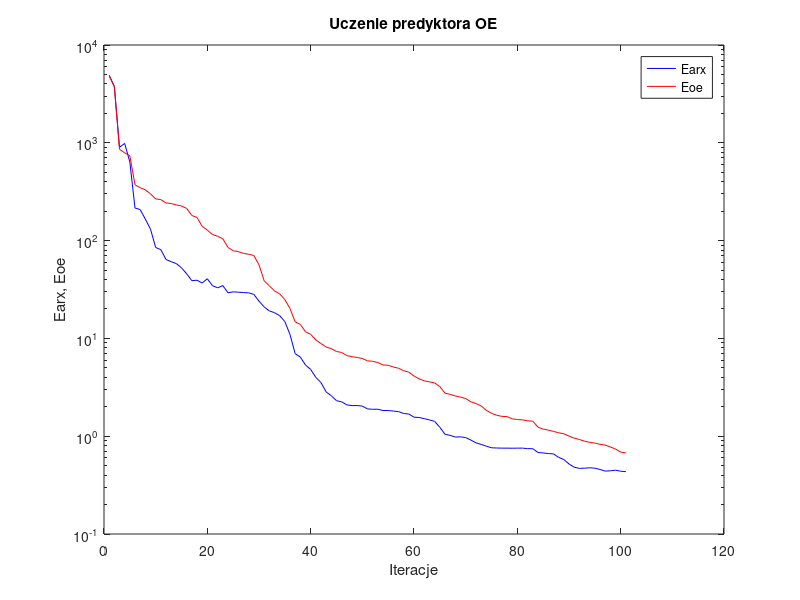
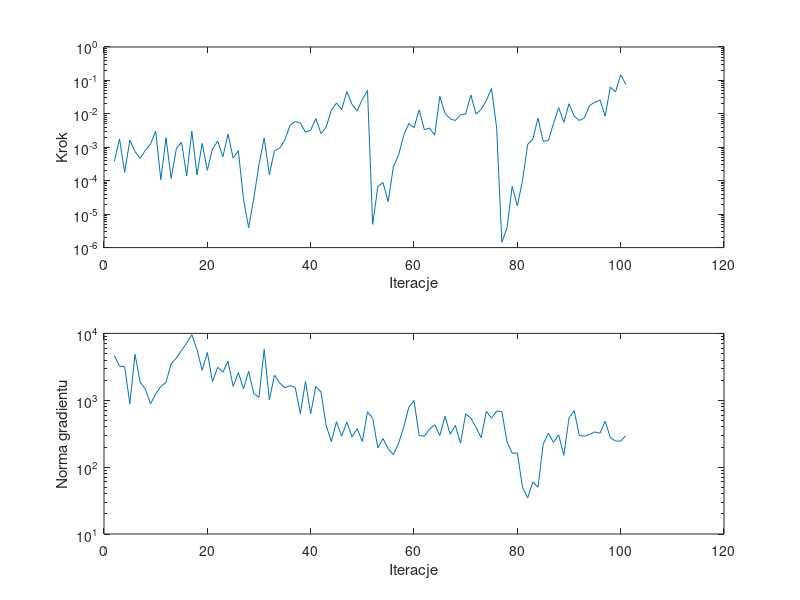

Write MATLAB code to recreate these figures, in order.
%uczenie predyktora oe
clear all;
n=0; farx(n+1)=4.900550e+003; foe(n+1)=4.844621e+003; wspucz(n+1)=0.000000e+000; ng(n+1)=0.000000e+000;
%odnowa zmiennej metryki
n=1; farx(n+1)=3.777687e+003; foe(n+1)=3.739398e+003; krok(n+1)=3.771986e-004; ng(n+1)=4.622693e+003;
n=2; farx(n+1)=9.015118e+002; foe(n+1)=8.593221e+002; krok(n+1)=1.772228e-003; ng(n+1)=3.243109e+003;
n=3; farx(n+1)=9.851008e+002; foe(n+1)=7.900242e+002; krok(n+1)=1.784716e-004; ng(n+1)=3.168171e+003;
n=4; farx(n+1)=6.361971e+002; foe(n+1)=7.363453e+002; krok(n+1)=1.636169e-003; ng(n+1)=8.860832e+002;
n=5; farx(n+1)=2.153841e+002; foe(n+1)=3.720750e+002; krok(n+1)=7.433745e-004; ng(n+1)=4.864494e+003;
n=6; farx(n+1)=2.077321e+002; foe(n+1)=3.476561e+002; krok(n+1)=4.644788e-004; ng(n+1)=1.869067e+003;
n=7; farx(n+1)=1.659300e+002; foe(n+1)=3.303307e+002; krok(n+1)=8.100612e-004; ng(n+1)=1.473137e+003;
n=8; farx(n+1)=1.309179e+002; foe(n+1)=3.010029e+002; krok(n+1)=1.256985e-003; ng(n+1)=8.858443e+002;
n=9; farx(n+1)=8.504755e+001; foe(n+1)=2.668950e+002; krok(n+1)=3.059399e-003; ng(n+1)=1.234847e+003;
n=10; farx(n+1)=8.084475e+001; foe(n+1)=2.626913e+002; krok(n+1)=1.075741e-004; ng(n+1)=1.608513e+003;
n=11; farx(n+1)=6.410702e+001; foe(n+1)=2.425711e+002; krok(n+1)=1.925691e-003; ng(n+1)=1.854815e+003;
n=12; farx(n+1)=6.085038e+001; foe(n+1)=2.393408e+002; krok(n+1)=1.169035e-004; ng(n+1)=3.509466e+003;
n=13; farx(n+1)=5.822865e+001; foe(n+1)=2.316267e+002; krok(n+1)=9.064776e-004; ng(n+1)=4.275410e+003;
n=14; farx(n+1)=5.263897e+001; foe(n+1)=2.258189e+002; krok(n+1)=1.420248e-003; ng(n+1)=5.552305e+003;
n=15; farx(n+1)=4.581702e+001; foe(n+1)=2.134603e+002; krok(n+1)=1.407045e-004; ng(n+1)=7.145513e+003;
n=16; farx(n+1)=3.891815e+001; foe(n+1)=1.806908e+002; krok(n+1)=3.026819e-003; ng(n+1)=9.589022e+003;
n=17; farx(n+1)=3.935506e+001; foe(n+1)=1.725593e+002; krok(n+1)=1.484824e-004; ng(n+1)=5.711193e+003;
n=18; farx(n+1)=3.684283e+001; foe(n+1)=1.399367e+002; krok(n+1)=1.317301e-003; ng(n+1)=2.810047e+003;
n=19; farx(n+1)=4.072292e+001; foe(n+1)=1.281515e+002; krok(n+1)=2.054008e-004; ng(n+1)=5.186495e+003;
n=20; farx(n+1)=3.461197e+001; foe(n+1)=1.153057e+002; krok(n+1)=9.053002e-004; ng(n+1)=1.901741e+003;
n=21; farx(n+1)=3.289414e+001; foe(n+1)=1.108421e+002; krok(n+1)=1.532691e-003; ng(n+1)=3.122295e+003;
n=22; farx(n+1)=3.467670e+001; foe(n+1)=1.043055e+002; krok(n+1)=5.188110e-004; ng(n+1)=2.623619e+003;
n=23; farx(n+1)=2.927335e+001; foe(n+1)=8.508105e+001; krok(n+1)=2.482161e-003; ng(n+1)=3.830536e+003;
n=24; farx(n+1)=2.992753e+001; foe(n+1)=7.882884e+001; krok(n+1)=4.748903e-004; ng(n+1)=1.613255e+003;
n=25; farx(n+1)=2.967636e+001; foe(n+1)=7.710364e+001; krok(n+1)=7.937301e-004; ng(n+1)=2.584678e+003;
%odnowa zmiennej metryki
n=26; farx(n+1)=2.942391e+001; foe(n+1)=7.405258e+001; krok(n+1)=2.769106e-005; ng(n+1)=1.484705e+003;
n=27; farx(n+1)=2.924116e+001; foe(n+1)=7.246851e+001; krok(n+1)=3.954660e-006; ng(n+1)=2.706737e+003;
n=28; farx(n+1)=2.821097e+001; foe(n+1)=7.043619e+001; krok(n+1)=3.014162e-005; ng(n+1)=1.250203e+003;
n=29; farx(n+1)=2.403848e+001; foe(n+1)=5.655155e+001; krok(n+1)=3.100233e-004; ng(n+1)=1.109037e+003;
n=30; farx(n+1)=2.098453e+001; foe(n+1)=3.879532e+001; krok(n+1)=1.908037e-003; ng(n+1)=5.749727e+003;
n=31; farx(n+1)=1.910005e+001; foe(n+1)=3.442225e+001; krok(n+1)=1.516248e-004; ng(n+1)=1.015814e+003;
n=32; farx(n+1)=1.832976e+001; foe(n+1)=3.058580e+001; krok(n+1)=7.968363e-004; ng(n+1)=2.379154e+003;
n=33; farx(n+1)=1.708312e+001; foe(n+1)=2.851828e+001; krok(n+1)=9.317073e-004; ng(n+1)=1.816092e+003;
n=34; farx(n+1)=1.486035e+001; foe(n+1)=2.491997e+001; krok(n+1)=1.667309e-003; ng(n+1)=1.537332e+003;
n=35; farx(n+1)=1.096930e+001; foe(n+1)=2.021196e+001; krok(n+1)=4.502543e-003; ng(n+1)=1.651276e+003;
n=36; farx(n+1)=6.978702e+000; foe(n+1)=1.477106e+001; krok(n+1)=5.915528e-003; ng(n+1)=1.563998e+003;
n=37; farx(n+1)=6.438599e+000; foe(n+1)=1.388139e+001; krok(n+1)=5.282547e-003; ng(n+1)=6.319201e+002;
n=38; farx(n+1)=5.340596e+000; foe(n+1)=1.167846e+001; krok(n+1)=2.827577e-003; ng(n+1)=1.911010e+003;
n=39; farx(n+1)=4.818199e+000; foe(n+1)=1.100947e+001; krok(n+1)=3.240245e-003; ng(n+1)=6.292085e+002;
n=40; farx(n+1)=3.994001e+000; foe(n+1)=9.649466e+000; krok(n+1)=7.251821e-003; ng(n+1)=1.615109e+003;
n=41; farx(n+1)=3.530898e+000; foe(n+1)=8.854263e+000; krok(n+1)=2.561707e-003; ng(n+1)=1.326844e+003;
n=42; farx(n+1)=2.834544e+000; foe(n+1)=8.160394e+000; krok(n+1)=4.026836e-003; ng(n+1)=4.199929e+002;
n=43; farx(n+1)=2.590929e+000; foe(n+1)=7.857869e+000; krok(n+1)=1.285709e-002; ng(n+1)=2.414498e+002;
n=44; farx(n+1)=2.306910e+000; foe(n+1)=7.353678e+000; krok(n+1)=2.118799e-002; ng(n+1)=4.779390e+002;
n=45; farx(n+1)=2.245519e+000; foe(n+1)=7.177017e+000; krok(n+1)=1.333847e-002; ng(n+1)=2.896837e+002;
n=46; farx(n+1)=2.092151e+000; foe(n+1)=6.677691e+000; krok(n+1)=4.663645e-002; ng(n+1)=4.755379e+002;
n=47; farx(n+1)=2.054416e+000; foe(n+1)=6.495011e+000; krok(n+1)=1.923658e-002; ng(n+1)=2.824815e+002;
n=48; farx(n+1)=2.058093e+000; foe(n+1)=6.382424e+000; krok(n+1)=1.219985e-002; ng(n+1)=3.753377e+002;
n=49; farx(n+1)=2.032059e+000; foe(n+1)=6.236357e+000; krok(n+1)=2.710756e-002; ng(n+1)=2.413591e+002;
n=50; farx(n+1)=1.901399e+000; foe(n+1)=5.897168e+000; krok(n+1)=5.026897e-002; ng(n+1)=6.736496e+002;
%odnowa zmiennej metryki
n=51; farx(n+1)=1.886095e+000; foe(n+1)=5.836905e+000; krok(n+1)=4.942298e-006; ng(n+1)=5.384024e+002;
n=52; farx(n+1)=1.886823e+000; foe(n+1)=5.662038e+000; krok(n+1)=6.703667e-005; ng(n+1)=1.934688e+002;
n=53; farx(n+1)=1.830052e+000; foe(n+1)=5.346383e+000; krok(n+1)=8.836179e-005; ng(n+1)=2.683074e+002;
n=54; farx(n+1)=1.829177e+000; foe(n+1)=5.314279e+000; krok(n+1)=2.357491e-005; ng(n+1)=1.883399e+002;
n=55; farx(n+1)=1.807610e+000; foe(n+1)=5.101480e+000; krok(n+1)=2.596069e-004; ng(n+1)=1.538697e+002;
n=56; farx(n+1)=1.783455e+000; foe(n+1)=4.954890e+000; krok(n+1)=5.817002e-004; ng(n+1)=2.252913e+002;
n=57; farx(n+1)=1.707509e+000; foe(n+1)=4.675083e+000; krok(n+1)=2.241713e-003; ng(n+1)=3.940845e+002;
n=58; farx(n+1)=1.685188e+000; foe(n+1)=4.512889e+000; krok(n+1)=5.167850e-003; ng(n+1)=7.850319e+002;
n=59; farx(n+1)=1.565139e+000; foe(n+1)=4.125706e+000; krok(n+1)=3.851383e-003; ng(n+1)=9.889506e+002;
n=60; farx(n+1)=1.552704e+000; foe(n+1)=3.860465e+000; krok(n+1)=1.321526e-002; ng(n+1)=2.954441e+002;
n=61; farx(n+1)=1.512197e+000; foe(n+1)=3.677333e+000; krok(n+1)=3.364099e-003; ng(n+1)=2.914515e+002;
n=62; farx(n+1)=1.467839e+000; foe(n+1)=3.594503e+000; krok(n+1)=3.758726e-003; ng(n+1)=3.689478e+002;
n=63; farx(n+1)=1.417003e+000; foe(n+1)=3.504441e+000; krok(n+1)=2.293321e-003; ng(n+1)=4.300807e+002;
n=64; farx(n+1)=1.233445e+000; foe(n+1)=3.215451e+000; krok(n+1)=3.360874e-002; ng(n+1)=2.978896e+002;
n=65; farx(n+1)=1.046203e+000; foe(n+1)=2.754976e+000; krok(n+1)=1.023953e-002; ng(n+1)=5.762141e+002;
n=66; farx(n+1)=1.019262e+000; foe(n+1)=2.679028e+000; krok(n+1)=7.088910e-003; ng(n+1)=3.098165e+002;
n=67; farx(n+1)=9.799532e-001; foe(n+1)=2.579132e+000; krok(n+1)=6.324208e-003; ng(n+1)=4.217780e+002;
n=68; farx(n+1)=9.846879e-001; foe(n+1)=2.511459e+000; krok(n+1)=9.428457e-003; ng(n+1)=2.280790e+002;
n=69; farx(n+1)=9.683155e-001; foe(n+1)=2.428478e+000; krok(n+1)=9.830492e-003; ng(n+1)=6.254592e+002;
n=70; farx(n+1)=9.130008e-001; foe(n+1)=2.247242e+000; krok(n+1)=3.703353e-002; ng(n+1)=5.415550e+002;
n=71; farx(n+1)=8.562446e-001; foe(n+1)=2.156950e+000; krok(n+1)=9.949946e-003; ng(n+1)=3.926221e+002;
n=72; farx(n+1)=8.237147e-001; foe(n+1)=2.037196e+000; krok(n+1)=1.352965e-002; ng(n+1)=2.757358e+002;
n=73; farx(n+1)=7.908001e-001; foe(n+1)=1.840209e+000; krok(n+1)=2.502768e-002; ng(n+1)=6.828825e+002;
n=74; farx(n+1)=7.615955e-001; foe(n+1)=1.714227e+000; krok(n+1)=5.753341e-002; ng(n+1)=5.393018e+002;
n=75; farx(n+1)=7.576309e-001; foe(n+1)=1.637162e+000; krok(n+1)=3.758726e-003; ng(n+1)=6.896181e+002;
%odnowa zmiennej metryki
n=76; farx(n+1)=7.551114e-001; foe(n+1)=1.596237e+000; krok(n+1)=1.438270e-006; ng(n+1)=6.762296e+002;
n=77; farx(n+1)=7.550892e-001; foe(n+1)=1.585556e+000; krok(n+1)=3.880465e-006; ng(n+1)=2.389353e+002;
n=78; farx(n+1)=7.536010e-001; foe(n+1)=1.506520e+000; krok(n+1)=6.783250e-005; ng(n+1)=1.615325e+002;
n=79; farx(n+1)=7.549162e-001; foe(n+1)=1.480992e+000; krok(n+1)=1.787641e-005; ng(n+1)=1.623882e+002;
n=80; farx(n+1)=7.553228e-001; foe(n+1)=1.468407e+000; krok(n+1)=1.016603e-004; ng(n+1)=5.025283e+001;
n=81; farx(n+1)=7.462225e-001; foe(n+1)=1.438750e+000; krok(n+1)=1.213392e-003; ng(n+1)=3.474620e+001;
n=82; farx(n+1)=7.448076e-001; foe(n+1)=1.423100e+000; krok(n+1)=1.772025e-003; ng(n+1)=6.022656e+001;
n=83; farx(n+1)=6.809877e-001; foe(n+1)=1.236389e+000; krok(n+1)=7.453659e-003; ng(n+1)=5.000874e+001;
n=84; farx(n+1)=6.742649e-001; foe(n+1)=1.181709e+000; krok(n+1)=1.505777e-003; ng(n+1)=2.203370e+002;
n=85; farx(n+1)=6.649236e-001; foe(n+1)=1.154230e+000; krok(n+1)=1.588254e-003; ng(n+1)=3.224444e+002;
n=86; farx(n+1)=6.591535e-001; foe(n+1)=1.119436e+000; krok(n+1)=5.167850e-003; ng(n+1)=2.349445e+002;
n=87; farx(n+1)=6.075013e-001; foe(n+1)=1.084223e+000; krok(n+1)=1.532510e-002; ng(n+1)=3.032267e+002;
n=88; farx(n+1)=5.778300e-001; foe(n+1)=1.058532e+000; krok(n+1)=5.557598e-003; ng(n+1)=1.505422e+002;
n=89; farx(n+1)=5.201605e-001; foe(n+1)=1.002715e+000; krok(n+1)=2.011176e-002; ng(n+1)=5.432067e+002;
n=90; farx(n+1)=4.821369e-001; foe(n+1)=9.553318e-001; krok(n+1)=8.579668e-003; ng(n+1)=7.021654e+002;
n=91; farx(n+1)=4.686930e-001; foe(n+1)=9.258768e-001; krok(n+1)=6.349841e-003; ng(n+1)=2.968807e+002;
n=92; farx(n+1)=4.710893e-001; foe(n+1)=8.903132e-001; krok(n+1)=7.585588e-003; ng(n+1)=2.907202e+002;
n=93; farx(n+1)=4.755164e-001; foe(n+1)=8.649139e-001; krok(n+1)=1.799391e-002; ng(n+1)=3.079270e+002;
n=94; farx(n+1)=4.710539e-001; foe(n+1)=8.512045e-001; krok(n+1)=2.219272e-002; ng(n+1)=3.361798e+002;
n=95; farx(n+1)=4.568173e-001; foe(n+1)=8.255255e-001; krok(n+1)=2.602503e-002; ng(n+1)=3.215984e+002;
n=96; farx(n+1)=4.398277e-001; foe(n+1)=8.124145e-001; krok(n+1)=8.625805e-003; ng(n+1)=4.873621e+002;
n=97; farx(n+1)=4.428600e-001; foe(n+1)=7.758076e-001; krok(n+1)=6.257219e-002; ng(n+1)=2.754360e+002;
n=98; farx(n+1)=4.492691e-001; foe(n+1)=7.392025e-001; krok(n+1)=4.509885e-002; ng(n+1)=2.460658e+002;
n=99; farx(n+1)=4.382707e-001; foe(n+1)=6.877233e-001; krok(n+1)=1.467726e-001; ng(n+1)=2.442710e+002;
n=100; farx(n+1)=4.343018e-001; foe(n+1)=6.749646e-001; krok(n+1)=7.709486e-002; ng(n+1)=2.970473e+002;

figure; semilogy(farx,'b'); hold on; semilogy(foe,'r'); xlabel('Iteracje'); ylabel('Earx, Eoe'); legend('Earx','Eoe'); title('Uczenie predyktora OE');
figure; subplot(2,1,1); semilogy(krok); xlabel('Iteracje'); ylabel('Krok');
subplot(2,1,2); semilogy(ng); xlabel('Iteracje'); ylabel('Norma gradientu');
Earx=farx(n+1)
Eoe=foe(n+1)
